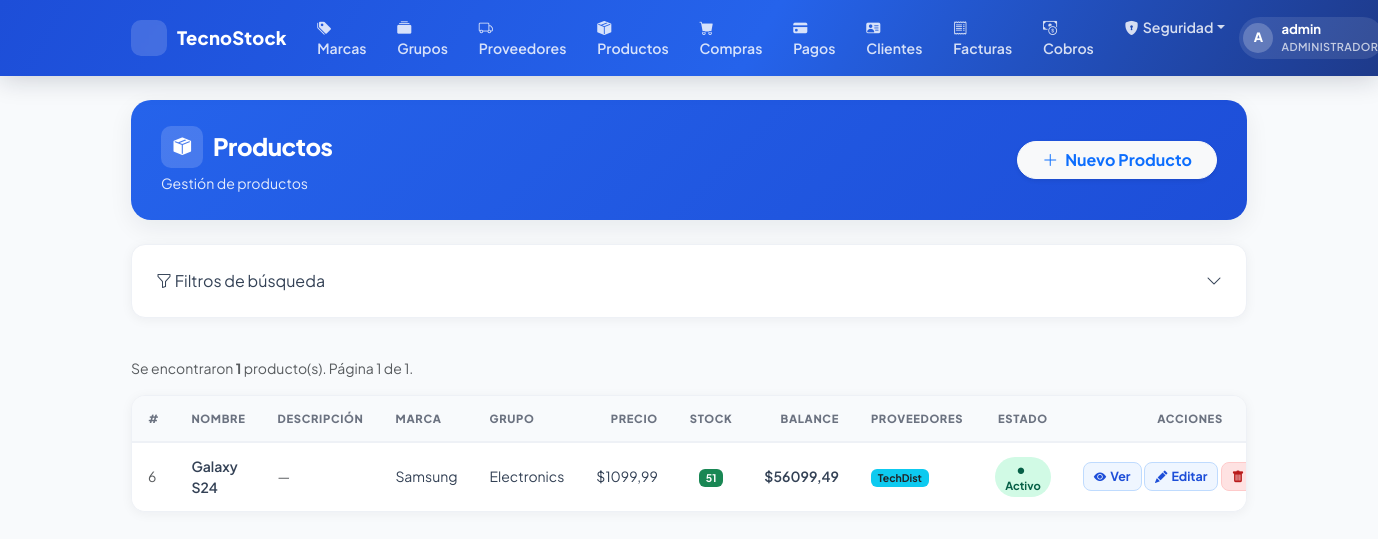
The page /products/ (signed in) on the database as committed earlier.
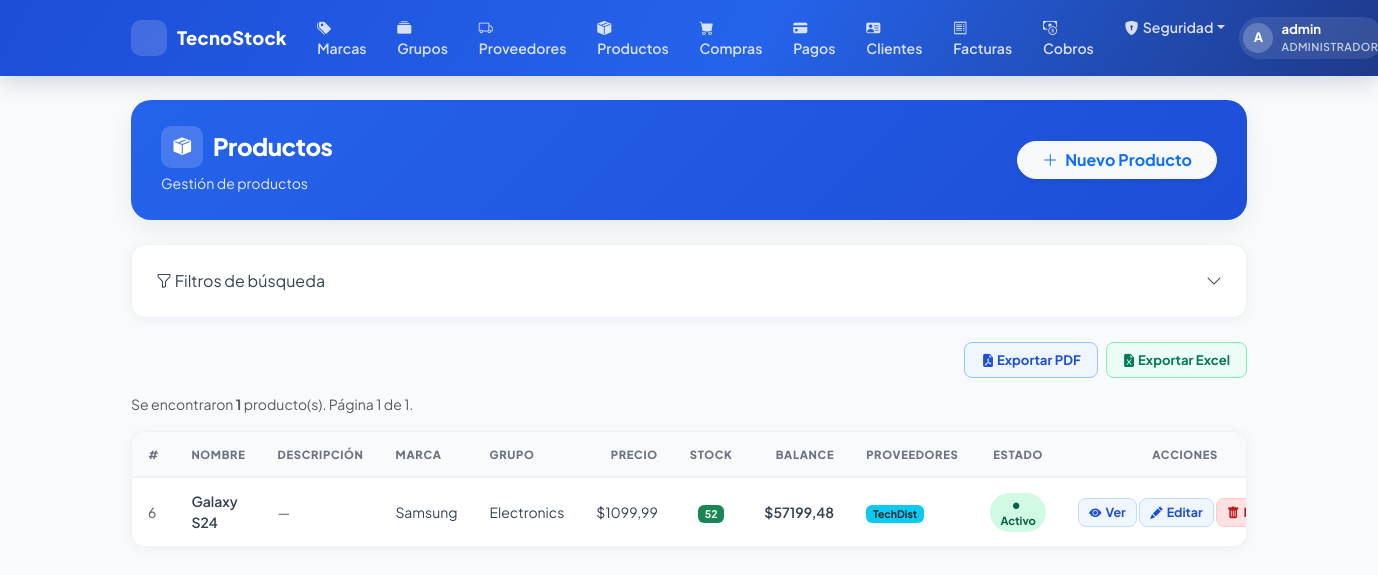
The same page on the database as committed later.
### billing/models.py (models this page shows, shortened)
class Product(models.Model):
    name = models.CharField(max_length=200, verbose_name='Nombre del Producto')
    description = models.TextField(blank=True, null=True, verbose_name = 'Descripción')
    brand = models.ForeignKey(Brand, on_delete=models.PROTECT, related_name='productos', verbose_name = 'Marca')
    group = models.ForeignKey(ProductGroup, on_delete=models.PROTECT, related_name='Grupos', verbose_name = 'Grupo')
    suppliers = models.ManyToManyField(Supplier, related_name='products', blank=True, verbose_name = 'Proveedores')
    unit_price = models.DecimalField(max_digits=12, decimal_places=2, verbose_name = 'Precio Unitario')
    stock = models.IntegerField(default=0, verbose_name = 'Stock')
    is_active = models.BooleanField(default=True, verbose_name = 'Activo')
    image = models.ImageField(upload_to='products/', blank=True, null=True, verbose_name='Imagen')
    created_at = models.DateTimeField(auto_now_add=True, verbose_name = 'Creado el')
    updated_at = models.DateTimeField(auto_now=True, verbose_name = 'Actualizado el')
    class Meta:
        verbose_name = 'Producto'
        verbose_name_plural = 'Productos'
        ordering = ['name']
    @property
    def balance(self):
        return self.unit_price * self.stock

class Brand(models.Model):
    name = models.CharField(max_length=100, unique=True, verbose_name='Nombre de la Marca')
    description = models.TextField(blank=True, null=True, verbose_name = 'Descripción')
    is_active = models.BooleanField(default=True, verbose_name = 'Activo')
    created_at = models.DateTimeField(auto_now_add=True, verbose_name = 'Creado el')
    updated_at = models.DateTimeField(auto_now=True, verbose_name = 'Actualizado el')
    class Meta:
        verbose_name = 'Marca'
        verbose_name_plural = 'Marcas'
        ordering = ['name']

class ProductGroup(models.Model):
    name = models.CharField(max_length=100, unique=True, verbose_name='Nombre del Grupo')
    is_active = models.BooleanField(default=True, verbose_name = 'Activo')
    created_at = models.DateTimeField(auto_now_add=True, verbose_name = 'Creado el')
    updated_at = models.DateTimeField(auto_now=True, verbose_name = 'Actualizado el')
    class Meta:
        verbose_name = 'Grupo de Productos'
        verbose_name_plural = 'Grupos de Productos'
        ordering = ['name']

### billing/views.py (the view, shortened to what this page needs)
# urls.py: path('products/', views.ProductListView.as_view(), name='product_list'),
class ProductListView(LoginRequiredMixin,GroupRequiredMixin, ExportMixin, PermissionOrRedirectMixin, ListView):
    permission_required = 'billing.view_product'
    group_required = ['Administrador', 'Analista de Compras']
    export_filename = 'productos'
    export_fields = [
        ('id', 'ID'),
        ('name', 'Nombre del Producto'),
        ('description', 'Descripción'),
        ('brand.name', 'Marca'),
        ('group.name', 'Grupo'),
        ('unit_price', 'Precio'),
        ('stock', 'Stock'),
        ('balance', 'Balance'),
        ('suppliers', 'Proveedores'),
        ('is_active', 'Estado')
    ]
    """
    Lista de productos con filtros individuales por campo y pagineo.

    Filtros disponibles (GET params):
      - name          : texto libre → icontains sobre name
      - description   : texto libre → icontains sobre description
      - brand         : id (int)    → FK exacta
      - group         : id (int)    → FK exacta
      - supplier      : id (int)    → M2M exacta
      - price_min     : decimal     → unit_price >=
      - price_max     : decimal     → unit_price <=
      - stock_min     : int         → stock >=
      - stock_max     : int         → stock <=
      - is_active     : 'true'/'false'/''/None → BooleanField
    """
    model = Product
    template_name = 'billing/product_list.html'
    context_object_name = 'items'
    paginate_by = 10
    def get_queryset(self):
        qs = (
            Product.objects
            .select_related('brand', 'group')
            .prefetch_related('suppliers')
        )
        p = self.request.GET
        if p.get('name'):
            qs = qs.filter(name__icontains=p['name'])
        if p.get('description'):
            qs = qs.filter(description__icontains=p['description'])
        if p.get('brand'):
            qs = qs.filter(brand_id=p['brand'])
        if p.get('group'):
            qs = qs.filter(group_id=p['group'])
        if p.get('supplier'):
            qs = qs.filter(suppliers__id=p['supplier'])
        if p.get('price_min'):
            try:
                qs = qs.filter(unit_price__gte=Decimal(p['price_min']))
            except Exception:
                pass
        if p.get('price_max'):
            try:
                qs = qs.filter(unit_price__lte=Decimal(p['price_max']))
            except Exception:
                pass
        if p.get('stock_min'):
            try:
                qs = qs.filter(stock__gte=int(p['stock_min']))
            except Exception:
                pass
        if p.get('stock_max'):
            try:
                qs = qs.filter(stock__lte=int(p['stock_max']))
            except Exception:
                pass
        is_active = p.get('is_active', '')
        if is_active == 'true':
            qs = qs.filter(is_active=True)
        elif is_active == 'false':
            qs = qs.filter(is_active=False)
        return qs.distinct()
    def get_context_data(self, **kwargs):
        ctx = super().get_context_data(**kwargs)
        ctx['brands']    = Brand.objects.filter(is_active=True).order_by('name')
        ctx['groups']    = ProductGroup.objects.filter(is_active=True).order_by('name')
        ctx['suppliers'] = Supplier.objects.filter(is_active=True).order_by('name')
        ctx['filter'] = self.request.GET
        ALL_COLUMNS = [
            ('id', 'ID'),
            ('name', 'Nombre del Producto'),
            ('description', 'Descripción'),
            ('brand.name', 'Marca'),
            ('group.name', 'Grupo'),
            ('unit_price', 'Precio'),
            ('stock', 'Stock'),
            ('balance', 'Balance'),
            ('suppliers', 'Proveedores'),
            ('is_active', 'Estado')
        ]
        ctx['available_columns'] = ALL_COLUMNS
        columns = self.request.GET.getlist('columns')
        if not columns:
            columns = [c[0] for c in ALL_COLUMNS]
        ctx['selected_columns'] = columns
        filter_keys = ['name', 'description', 'brand', 'group', 'supplier', 'price_min', 'price_max', 'stock_min', 'stock_max', 'is_active']
        ctx['has_active_filters'] = any(self.request.GET.get(k) for k in filter_keys)
        params = self.request.GET.copy()
        params.pop('page', None)
        ctx['query_string'] = params.urlencode()
        return ctx

### security/templatetags/security_tags.py (called while the page is built)
@register.filter(name='has_group')
def has_group(user, group_name):
    if not user.is_authenticated:
        return False
    if user.is_superuser:      # el superusuario ve todo
        return True
    return user.groups.filter(name=group_name).exists()

### shared/mixins.py (called while the page is built, shortened)
    def get(self, request, *args, **kwargs):
        export_format = request.GET.get('export')
        return super().get(request, *args, **kwargs)

    def get_context_data(self, **kwargs):
        ctx = super().get_context_data(**kwargs)
        params = self.request.GET.copy()
        params.pop('page', None)
        ctx['query_string'] = params.urlencode()
        fields = self.export_fields
        if not fields:
            fields = [(f.name, str(f.verbose_name).capitalize()) for f in self.model._meta.fields]
        ctx['available_columns'] = fields
        selected = self.request.GET.getlist('columns')
        if not selected:
            selected = [f[0] for f in fields]
        ctx['selected_columns'] = selected
        return ctx

### billing/templates/billing/product_list.html (shortened to what the changed rows need)
{% extends 'billing/base.html' %}
{% block content %}
<div class="page-header d-flex justify-content-between align-items-center mb-4">
  <div>
    <h1><span class="header-icon"><i class="bi bi-box-seam-fill"></i></span>Productos</h1>
  </div>
</div>
<div class="d-flex justify-content-end align-items-center gap-2 mb-3">
  {% if perms.security.export_pdf %}
  <a href="?{{ query_string }}&export=pdf" class="btn-pdf">
    <i class="bi bi-file-earmark-pdf-fill"></i> Exportar PDF
  </a>
  {% endif %}
  {% if perms.security.export_excel %}
  <a href="?{{ query_string }}&export=excel" class="btn-excel">
    <i class="bi bi-file-earmark-excel-fill"></i> Exportar Excel
  </a>
  {% endif %}
</div>
<div class="products-table">
  <table class="table mb-0">
    <thead>
      <tr>
        {% if 'id' in selected_columns %}<th style="width: 60px;">#</th>{% endif %}
        {% if 'name' in selected_columns %}<th>Nombre</th>{% endif %}
        {% if 'description' in selected_columns %}<th>Descripción</th>{% endif %}
        {% if 'brand.name' in selected_columns %}<th>Marca</th>{% endif %}
        {% if 'group.name' in selected_columns %}<th>Grupo</th>{% endif %}
        {% if 'unit_price' in selected_columns %}<th class="text-end">Precio</th>{% endif %}
        {% if 'stock' in selected_columns %}<th class="text-center">Stock</th>{% endif %}
        {% if 'balance' in selected_columns %}<th class="text-end">Balance</th>{% endif %}
        {% if 'suppliers' in selected_columns %}<th>Proveedores</th>{% endif %}
        {% if 'is_active' in selected_columns %}<th class="text-center">Estado</th>{% endif %}
        <th class="text-center">Acciones</th>
      </tr>
    </thead>
    <tbody>
      {% for item in items %}
      <tr>
        {% if 'id' in selected_columns %}
        <td class="text-muted small">{{ item.pk }}</td>
        {% endif %}
        {% if 'name' in selected_columns %}
        <td class="fw-semibold">{{ item.name }}</td>
        {% endif %}
        {% if 'description' in selected_columns %}
        <td class="text-muted small">
          {% if item.description %}
            {{ item.description|truncatechars:60 }}
          {% else %}
            <span class="text-muted fst-italic">—</span>
          {% endif %}
        </td>
        {% endif %}
        {% if 'brand.name' in selected_columns %}
        <td>{{ item.brand.name }}</td>
        {% endif %}
        {% if 'group.name' in selected_columns %}
        <td>{{ item.group.name }}</td>
        {% endif %}
        {% if 'unit_price' in selected_columns %}
        <td class="text-end">${{ item.unit_price }}</td>
        {% endif %}
        {% if 'stock' in selected_columns %}
        <td class="text-center">
          {% if item.stock <= 5 %}
            <span class="badge bg-danger">{{ item.stock }}</span>
          {% elif item.stock <= 20 %}
            <span class="badge bg-warning text-dark">{{ item.stock }}</span>
          {% else %}
            <span class="badge bg-success">{{ item.stock }}</span>
          {% endif %}
        </td>
        {% endif %}
        {% if 'balance' in selected_columns %}
        <td class="text-end fw-semibold">${{ item.balance }}</td>
        {% endif %}
        {% if 'suppliers' in selected_columns %}
        <td>
          {% for s in item.suppliers.all %}
            <span class="badge bg-info text-dark">{{ s.name }}</span>
          {% empty %}
            <span class="text-muted fst-italic">Ninguno</span>
          {% endfor %}
        </td>
        {% endif %}
        {% if 'is_active' in selected_columns %}
        <td class="text-center">
          {% if item.is_active %}
            <span class="badge-active"><i class="bi bi-circle-fill me-1" style="font-size:.4rem;"></i>Activo</span>
          {% else %}
            <span class="badge-inactive"><i class="bi bi-circle-fill me-1" style="font-size:.4rem;"></i>Inactivo</span>
          {% endif %}
        </td>
        {% endif %}
        <td class="text-center text-nowrap">
          {% if perms.billing.view_product %}
          <a href="{% url 'billing:product_detail' item.pk %}" class="btn-view" title="Ver Detalle">
            <i class="bi bi-eye-fill me-1"></i>Ver
          </a>
          {% endif %}
          {% if perms.billing.change_product %}
          <a href="{% url 'billing:product_update' item.pk %}" class="btn-edit"><i class="bi bi-pencil-fill me-1"></i>Editar</a>
          {% endif %}
          {% if perms.billing.delete_product %}
          <a href="{% url 'billing:product_delete' item.pk %}" class="btn-del"><i class="bi bi-trash-fill me-1"></i>Borrar</a>
          {% endif %}
        </td>
      </tr>
      {% endfor %}
    </tbody>
  </table>
</div>
{% endblock %}

Rows that differ between the two databases and show on the page:
changed Product "Galaxy S24": stock "51" → "52"; balance "56099,49" → "57199,48"
Other text that changed with them:
text now shown: "Exportar PDF Exportar Excel"
